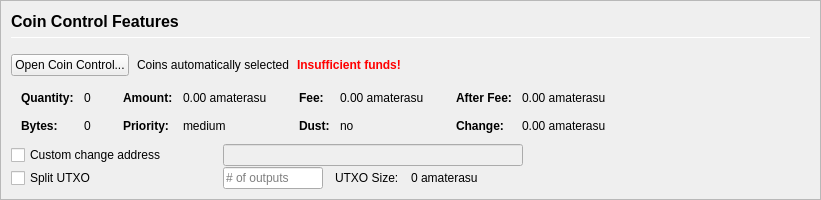
         <widget class="QFrame" name="frameCoinControl">
          <property name="sizePolicy">
           <sizepolicy hsizetype="Expanding" vsizetype="Expanding">
            <horstretch>0</horstretch>
            <verstretch>0</verstretch>
           </sizepolicy>
          </property>
          <property name="maximumSize">
           <size>
            <width>16777215</width>
            <height>16777215</height>
           </size>
          </property>
          <property name="frameShape">
           <enum>QFrame::StyledPanel</enum>
          </property>
          <property name="frameShadow">
           <enum>QFrame::Sunken</enum>
          </property>
          <layout class="QVBoxLayout" name="verticalLayoutCoinControl2">
           <property name="spacing">
            <number>0</number>
           </property>
           <property name="leftMargin">
            <number>0</number>
           </property>
           <property name="topMargin">
            <number>0</number>
           </property>
           <property name="rightMargin">
            <number>0</number>
           </property>
           <property name="bottomMargin">
            <number>0</number>
           </property>
           <item>
            <widget class="QFrame" name="frameCoinControl_BG">
             <layout class="QVBoxLayout" name="verticalLayoutCoinControl" stretch="0,0,0,0,0,0">
              <property name="spacing">
               <number>1</number>
              </property>
              <property name="leftMargin">
               <number>10</number>
              </property>
              <property name="topMargin">
               <number>10</number>
              </property>
              <item>
               <layout class="QHBoxLayout" name="horizontalLayoutCoinControl1">
                <property name="bottomMargin">
                 <number>15</number>
                </property>
                <item>
                 <layout class="QVBoxLayout" name="verticalLayout_3">
                  <property name="spacing">
                   <number>6</number>
                  </property>
                  <item>
                   <widget class="QLabel" name="labelCoinControlFeatures">
                    <property name="sizePolicy">
                     <sizepolicy hsizetype="Preferred" vsizetype="Maximum">
                      <horstretch>0</horstretch>
                      <verstretch>0</verstretch>
                     </sizepolicy>
                    </property>
                    <property name="minimumSize">
                     <size>
                      <width>0</width>
                      <height>20</height>
                     </size>
                    </property>
                    <property name="font">
                     <font>
                      <pointsize>12</pointsize>
                      <weight>75</weight>
                      <bold>true</bold>
                     </font>
                    </property>
                    <property name="styleSheet">
                     <string notr="true">font-weight:bold;</string>
                    </property>
                    <property name="text">
                     <string>Coin Control Features</string>
                    </property>
                   </widget>
                  </item>
                  <item>
                   <widget class="Line" name="line">
                    <property name="minimumSize">
                     <size>
                      <width>0</width>
                      <height>1</height>
                     </size>
                    </property>
                    <property name="maximumSize">
                     <size>
                      <width>16777215</width>
                      <height>1</height>
                     </size>
                    </property>
                    <property name="orientation">
                     <enum>Qt::Horizontal</enum>
                    </property>
                   </widget>
                  </item>
                 </layout>
                </item>
               </layout>
              </item>
              <item>
               <layout class="QHBoxLayout" name="horizontalLayoutCoinControl2" stretch="0,0,0,0">
                <property name="spacing">
                 <number>8</number>
                </property>
                <property name="bottomMargin">
                 <number>10</number>
                </property>
                <item>
                 <widget class="QPushButton" name="pushButtonCoinControl">
                  <property name="styleSheet">
                   <string notr="true"/>
                  </property>
                  <property name="text">
                   <string>Open Coin Control...</string>
                  </property>
                  <property name="autoDefault">
                   <bool>false</bool>
                  </property>
                 </widget>
                </item>
                <item>
                 <widget class="QLabel" name="labelCoinControlAutomaticallySelected">
                  <property name="text">
                   <string>Coins automatically selected</string>
                  </property>
                  <property name="margin">
                   <number>5</number>
                  </property>
                 </widget>
                </item>
                <item>
                 <widget class="QLabel" name="labelCoinControlInsuffFunds">
                  <property name="font">
                   <font>
                    <weight>75</weight>
                    <bold>true</bold>
                   </font>
                  </property>
                  <property name="styleSheet">
                   <string notr="true">color:red;font-weight:bold;</string>
                  </property>
                  <property name="text">
                   <string>Insufficient funds!</string>
                  </property>
                  <property name="margin">
                   <number>5</number>
                  </property>
                 </widget>
                </item>
                <item>
                 <spacer name="horizontalSpacerCoinControl">
                  <property name="orientation">
                   <enum>Qt::Horizontal</enum>
                  </property>
                  <property name="sizeHint" stdset="0">
                   <size>
                    <width>40</width>
                    <height>1</height>
                   </size>
                  </property>
                 </spacer>
                </item>
               </layout>
              </item>
              <item>
               <widget class="QWidget" name="widgetCoinControl" native="true">
                <property name="sizePolicy">
                 <sizepolicy hsizetype="Preferred" vsizetype="Preferred">
                  <horstretch>0</horstretch>
                  <verstretch>0</verstretch>
                 </sizepolicy>
                </property>
                <property name="minimumSize">
                 <size>
                  <width>0</width>
                  <height>0</height>
                 </size>
                </property>
                <property name="styleSheet">
                 <string notr="true"/>
                </property>
                <layout class="QHBoxLayout" name="horizontalLayoutCoinControl5">
                 <property name="leftMargin">
                  <number>0</number>
                 </property>
                 <property name="topMargin">
                  <number>0</number>
                 </property>
                 <property name="rightMargin">
                  <number>0</number>
                 </property>
                 <property name="bottomMargin">
                  <number>0</number>
                 </property>
                 <item>
                  <layout class="QHBoxLayout" name="horizontalLayoutCoinControl3" stretch="0,0,0,1">
                   <property name="spacing">
                    <number>20</number>
                   </property>
                   <property name="topMargin">
                    <number>0</number>
                   </property>
                   <property name="bottomMargin">
                    <number>10</number>
                   </property>
                   <item>
                    <layout class="QFormLayout" name="formLayoutCoinControl1">
                     <property name="horizontalSpacing">
                      <number>10</number>
                     </property>
                     <property name="verticalSpacing">
                      <number>14</number>
                     </property>
                     <property name="leftMargin">
                      <number>10</number>
                     </property>
                     <property name="topMargin">
                      <number>4</number>
                     </property>
                     <property name="rightMargin">
                      <number>6</number>
                     </property>
                     <item row="0" column="0">
                      <widget class="QLabel" name="labelCoinControlQuantityText">
                       <property name="font">
                        <font>
                         <weight>75</weight>
                         <bold>true</bold>
                        </font>
                       </property>
                       <property name="text">
                        <string>Quantity:</string>
                       </property>
                       <property name="margin">
                        <number>0</number>
                       </property>
                      </widget>
                     </item>
                     <item row="0" column="1">
                      <widget class="QLabel" name="labelCoinControlQuantity">
                       <property name="cursor">
                        <cursorShape>IBeamCursor</cursorShape>
                       </property>
                       <property name="contextMenuPolicy">
                        <enum>Qt::ActionsContextMenu</enum>
                       </property>
                       <property name="text">
                        <string notr="true">0</string>
                       </property>
                       <property name="margin">
                        <number>0</number>
                       </property>
                       <property name="textInteractionFlags">
                        <set>Qt::LinksAccessibleByMouse|Qt::TextSelectableByKeyboard|Qt::TextSelectableByMouse</set>
                       </property>
                      </widget>
                     </item>
                     <item row="1" column="0">
                      <widget class="QLabel" name="labelCoinControlBytesText">
                       <property name="font">
                        <font>
                         <weight>75</weight>
                         <bold>true</bold>
                        </font>
                       </property>
                       <property name="text">
                        <string>Bytes:</string>
                       </property>
                      </widget>
                     </item>
                     <item row="1" column="1">
                      <widget class="QLabel" name="labelCoinControlBytes">
                       <property name="cursor">
                        <cursorShape>IBeamCursor</cursorShape>
                       </property>
                       <property name="contextMenuPolicy">
                        <enum>Qt::ActionsContextMenu</enum>
                       </property>
                       <property name="text">
                        <string notr="true">0</string>
                       </property>
                       <property name="textInteractionFlags">
                        <set>Qt::LinksAccessibleByMouse|Qt::TextSelectableByKeyboard|Qt::TextSelectableByMouse</set>
                       </property>
                      </widget>
                     </item>
                    </layout>
                   </item>
                   <item>
                    <layout class="QFormLayout" name="formLayoutCoinControl2">
                     <property name="horizontalSpacing">
                      <number>10</number>
                     </property>
                     <property name="verticalSpacing">
                      <number>14</number>
                     </property>
                     <property name="leftMargin">
                      <number>6</number>
                     </property>
                     <property name="topMargin">
                      <number>4</number>
                     </property>
                     <property name="rightMargin">
                      <number>6</number>
                     </property>
                     <item row="0" column="0">
                      <widget class="QLabel" name="labelCoinControlAmountText">
                       <property name="font">
                        <font>
                         <weight>75</weight>
                         <bold>true</bold>
                        </font>
                       </property>
                       <property name="text">
                        <string>Amount:</string>
                       </property>
                       <property name="margin">
                        <number>0</number>
                       </property>
                      </widget>
                     </item>
                     <item row="0" column="1">
                      <widget class="QLabel" name="labelCoinControlAmount">
                       <property name="cursor">
                        <cursorShape>IBeamCursor</cursorShape>
                       </property>
                       <property name="contextMenuPolicy">
                        <enum>Qt::ActionsContextMenu</enum>
                       </property>
                       <property name="text">
                        <string notr="true">0.00 amaterasu</string>
                       </property>
                       <property name="textInteractionFlags">
                        <set>Qt::LinksAccessibleByMouse|Qt::TextSelectableByKeyboard|Qt::TextSelectableByMouse</set>
                       </property>
                      </widget>
                     </item>
                     <item row="1" column="0">
                      <widget class="QLabel" name="labelCoinControlPriorityText">
                       <property name="font">
                        <font>
                         <weight>75</weight>
                         <bold>true</bold>
                        </font>
                       </property>
                       <property name="text">
                        <string>Priority:</string>
                       </property>
                      </widget>
                     </item>
                     <item row="1" column="1">
                      <widget class="QLabel" name="labelCoinControlPriority">
                       <property name="cursor">
                        <cursorShape>IBeamCursor</cursorShape>
                       </property>
                       <property name="contextMenuPolicy">
                        <enum>Qt::ActionsContextMenu</enum>
                       </property>
                       <property name="text">
                        <string>medium</string>
                       </property>
                       <property name="textInteractionFlags">
                        <set>Qt::LinksAccessibleByMouse|Qt::TextSelectableByKeyboard|Qt::TextSelectableByMouse</set>
                       </property>
                      </widget>
                     </item>
                    </layout>
                   </item>
                   <item>
                    <layout class="QFormLayout" name="formLayoutCoinControl3">
                     <property name="horizontalSpacing">
                      <number>10</number>
                     </property>
                     <property name="verticalSpacing">
                      <number>14</number>
                     </property>
                     <property name="leftMargin">
                      <number>6</number>
                     </property>
                     <property name="topMargin">
                      <number>4</number>
                     </property>
                     <property name="rightMargin">
                      <number>6</number>
                     </property>
                     <item row="0" column="0">
                      <widget class="QLabel" name="labelCoinControlFeeText">
                       <property name="font">
                        <font>
                         <weight>75</weight>
                         <bold>true</bold>
                        </font>
                       </property>
                       <property name="text">
                        <string>Fee:</string>
                       </property>
                       <property name="margin">
                        <number>0</number>
                       </property>
                      </widget>
                     </item>
                     <item row="0" column="1">
                      <widget class="QLabel" name="labelCoinControlFee">
                       <property name="cursor">
                        <cursorShape>IBeamCursor</cursorShape>
                       </property>
                       <property name="contextMenuPolicy">
                        <enum>Qt::ActionsContextMenu</enum>
                       </property>
                       <property name="text">
                        <string notr="true">0.00 amaterasu</string>
                       </property>
                       <property name="textInteractionFlags">
                        <set>Qt::LinksAccessibleByMouse|Qt::TextSelectableByKeyboard|Qt::TextSelectableByMouse</set>
                       </property>
                      </widget>
                     </item>
                     <item row="1" column="0">
                      <widget class="QLabel" name="labelCoinControlLowOutputText">
                       <property name="font">
                        <font>
                         <weight>75</weight>
                         <bold>true</bold>
                        </font>
                       </property>
                       <property name="text">
                        <string>Dust:</string>
                       </property>
                      </widget>
                     </item>
                     <item row="1" column="1">
                      <widget class="QLabel" name="labelCoinControlLowOutput">
                       <property name="cursor">
                        <cursorShape>IBeamCursor</cursorShape>
                       </property>
                       <property name="contextMenuPolicy">
                        <enum>Qt::ActionsContextMenu</enum>
                       </property>
                       <property name="text">
                        <string>no</string>
                       </property>
                       <property name="textInteractionFlags">
                        <set>Qt::LinksAccessibleByMouse|Qt::TextSelectableByKeyboard|Qt::TextSelectableByMouse</set>
                       </property>
                      </widget>
                     </item>
                    </layout>
                   </item>
                   <item>
                    <layout class="QFormLayout" name="formLayoutCoinControl4">
                     <property name="horizontalSpacing">
                      <number>10</number>
                     </property>
                     <property name="verticalSpacing">
                      <number>14</number>
                     </property>
                     <property name="leftMargin">
                      <number>6</number>
                     </property>
                     <property name="topMargin">
                      <number>4</number>
                     </property>
                     <property name="rightMargin">
                      <number>6</number>
                     </property>
                     <item row="0" column="0">
                      <widget class="QLabel" name="labelCoinControlAfterFeeText">
                       <property name="font">
                        <font>
                         <weight>75</weight>
                         <bold>true</bold>
                        </font>
                       </property>
                       <property name="text">
                        <string>After Fee:</string>
                       </property>
                       <property name="margin">
                        <number>0</number>
                       </property>
                      </widget>
                     </item>
                     <item row="0" column="1">
                      <widget class="QLabel" name="labelCoinControlAfterFee">
                       <property name="cursor">
                        <cursorShape>IBeamCursor</cursorShape>
                       </property>
                       <property name="contextMenuPolicy">
                        <enum>Qt::ActionsContextMenu</enum>
                       </property>
                       <property name="text">
                        <string notr="true">0.00 amaterasu</string>
                       </property>
                       <property name="textInteractionFlags">
                        <set>Qt::LinksAccessibleByMouse|Qt::TextSelectableByKeyboard|Qt::TextSelectableByMouse</set>
                       </property>
                      </widget>
                     </item>
                     <item row="1" column="0">
                      <widget class="QLabel" name="labelCoinControlChangeText">
                       <property name="font">
                        <font>
                         <weight>75</weight>
                         <bold>true</bold>
                        </font>
                       </property>
                       <property name="text">
                        <string>Change:</string>
                       </property>
                      </widget>
                     </item>
                     <item row="1" column="1">
                      <widget class="QLabel" name="labelCoinControlChange">
                       <property name="cursor">
                        <cursorShape>IBeamCursor</cursorShape>
                       </property>
                       <property name="contextMenuPolicy">
                        <enum>Qt::ActionsContextMenu</enum>
                       </property>
                       <property name="text">
                        <string notr="true">0.00 amaterasu</string>
                       </property>
                       <property name="textInteractionFlags">
                        <set>Qt::LinksAccessibleByMouse|Qt::TextSelectableByKeyboard|Qt::TextSelectableByMouse</set>
                       </property>
                      </widget>
                     </item>
                    </layout>
                   </item>
                  </layout>
                 </item>
                </layout>
               </widget>
              </item>
              <item>
               <layout class="QHBoxLayout" name="horizontalLayoutCoinControl4">
                <property name="spacing">
                 <number>12</number>
                </property>
                <property name="sizeConstraint">
                 <enum>QLayout::SetDefaultConstraint</enum>
                </property>
                <property name="topMargin">
                 <number>0</number>
                </property>
                <property name="rightMargin">
                 <number>0</number>
                </property>
                <item>
                 <widget class="QCheckBox" name="checkBoxCoinControlChange">
                  <property name="sizePolicy">
                   <sizepolicy hsizetype="Preferred" vsizetype="Preferred">
                    <horstretch>0</horstretch>
                    <verstretch>0</verstretch>
                   </sizepolicy>
                  </property>
                  <property name="minimumSize">
                   <size>
                    <width>200</width>
                    <height>0</height>
                   </size>
                  </property>
                  <property name="maximumSize">
                   <size>
                    <width>200</width>
                    <height>16777215</height>
                   </size>
                  </property>
                  <property name="toolTip">
                   <string>If this is activated, but the change address is empty or invalid, change will be sent to a newly generated address.</string>
                  </property>
                  <property name="text">
                   <string>Custom change address</string>
                  </property>
                 </widget>
                </item>
                <item>
                 <widget class="QValidatedLineEdit" name="lineEditCoinControlChange">
                  <property name="enabled">
                   <bool>false</bool>
                  </property>
                  <property name="sizePolicy">
                   <sizepolicy hsizetype="Preferred" vsizetype="Preferred">
                    <horstretch>0</horstretch>
                    <verstretch>0</verstretch>
                   </sizepolicy>
                  </property>
                  <property name="minimumSize">
                   <size>
                    <width>300</width>
                    <height>0</height>
                   </size>
                  </property>
                 </widget>
                </item>
                <item>
                 <widget class="QLabel" name="labelCoinControlChangeLabel">
                  <property name="sizePolicy">
                   <sizepolicy hsizetype="Preferred" vsizetype="Preferred">
                    <horstretch>0</horstretch>
                    <verstretch>0</verstretch>
                   </sizepolicy>
                  </property>
                  <property name="minimumSize">
                   <size>
                    <width>100</width>
                    <height>0</height>
                   </size>
                  </property>
                  <property name="text">
                   <string/>
                  </property>
                  <property name="margin">
                   <number>3</number>
                  </property>
                 </widget>
                </item>
               </layout>
              </item>
              <item>
               <layout class="QHBoxLayout" name="horizontalLayoutCoinControl6">
                <property name="spacing">
                 <number>12</number>
                </property>
                <property name="rightMargin">
                 <number>0</number>
                </property>
                <item>
                 <widget class="QCheckBox" name="splitBlockCheckBox">
                  <property name="sizePolicy">
                   <sizepolicy hsizetype="Preferred" vsizetype="Preferred">
                    <horstretch>0</horstretch>
                    <verstretch>0</verstretch>
                   </sizepolicy>
                  </property>
                  <property name="minimumSize">
                   <size>
                    <width>200</width>
                    <height>0</height>
                   </size>
                  </property>
                  <property name="maximumSize">
                   <size>
                    <width>200</width>
                    <height>16777215</height>
                   </size>
                  </property>
                  <property name="text">
                   <string>Split UTXO</string>
                  </property>
                 </widget>
                </item>
                <item>
                 <widget class="QLineEdit" name="splitBlockLineEdit">
                  <property name="sizePolicy">
                   <sizepolicy hsizetype="Preferred" vsizetype="Preferred">
                    <horstretch>50</horstretch>
                    <verstretch>0</verstretch>
                   </sizepolicy>
                  </property>
                  <property name="minimumSize">
                   <size>
                    <width>100</width>
                    <height>0</height>
                   </size>
                  </property>
                  <property name="maximumSize">
                   <size>
                    <width>100</width>
                    <height>16777215</height>
                   </size>
                  </property>
                  <property name="placeholderText">
                   <string># of outputs</string>
                  </property>
                 </widget>
                </item>
                <item>
                 <widget class="QLabel" name="labelBlockSizeText">
                  <property name="text">
                   <string>UTXO Size:</string>
                  </property>
                 </widget>
                </item>
                <item>
                 <widget class="QLabel" name="labelBlockSize">
                  <property name="text">
                   <string>0 amaterasu</string>
                  </property>
                 </widget>
                </item>
                <item>
                 <spacer name="horizontalSpacer_7">
                  <property name="orientation">
                   <enum>Qt::Horizontal</enum>
                  </property>
                  <property name="sizeHint" stdset="0">
                   <size>
                    <width>40</width>
                    <height>20</height>
                   </size>
                  </property>
                 </spacer>
                </item>
               </layout>
              </item>
              <item>
               <spacer name="verticalSpacerCoinControl">
                <property name="orientation">
                 <enum>Qt::Vertical</enum>
                </property>
                <property name="sizeHint" stdset="0">
                 <size>
                  <width>800</width>
                  <height>1</height>
                 </size>
                </property>
               </spacer>
              </item>
             </layout>
            </widget>
           </item>
          </layout>
         </widget>
